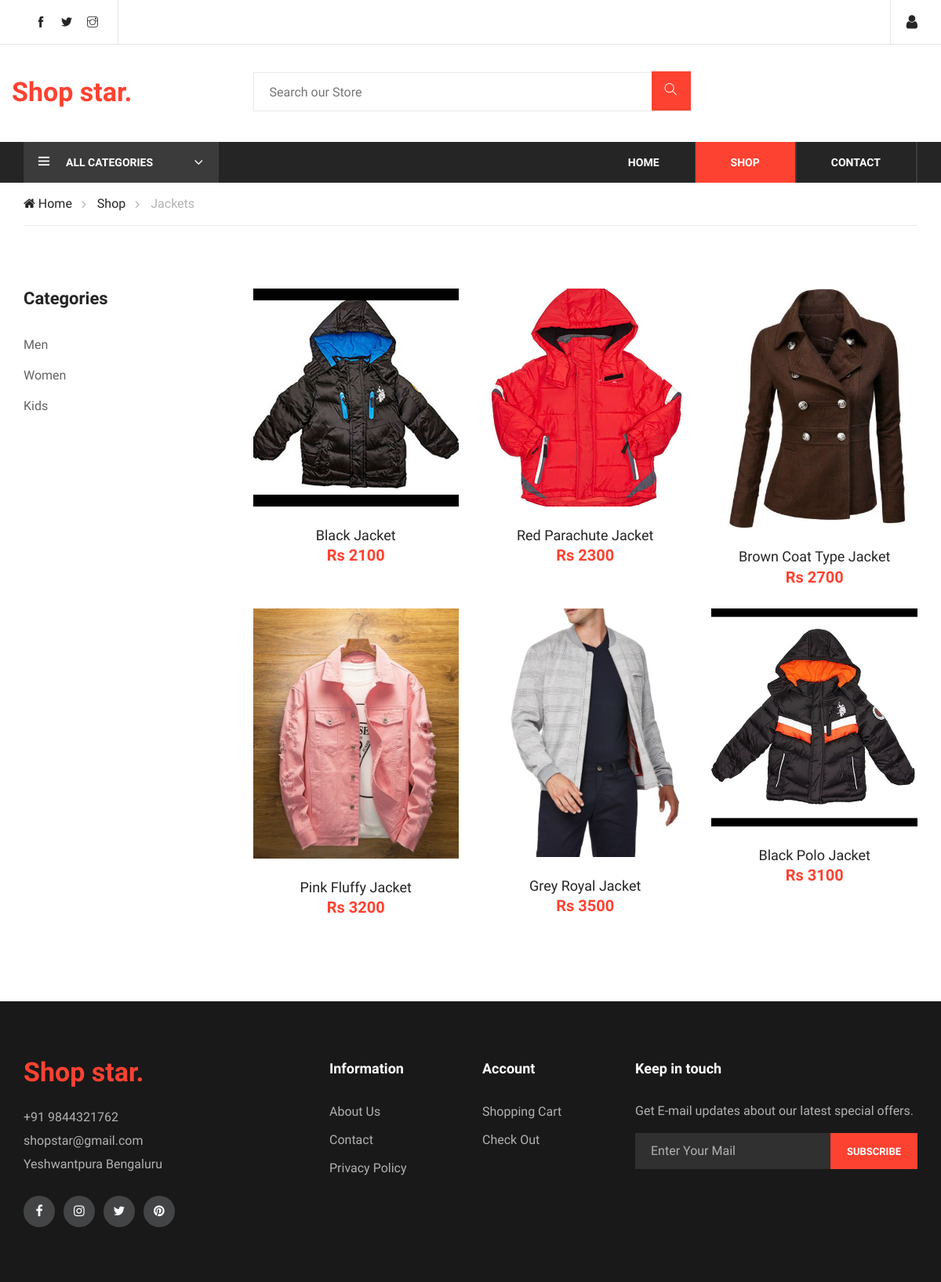
The page /shop.php?p_cat_id=1 on the database its author committed.
### tables this page shows
CREATE TABLE `product_categories` (
  `p_cat_id` int(10) NOT NULL,
  `p_cat_title` text NOT NULL,
  `p_cat_desc` text NOT NULL
);

CREATE TABLE `category` (
  `cat_id` int(10) NOT NULL,
  `cat_title` text NOT NULL,
  `cat_desc` text NOT NULL
);

CREATE TABLE `products` (
  `products_id` int(10) NOT NULL,
  `p_cat_id` int(10) NOT NULL,
  `cat_id` int(10) NOT NULL,
  `date` timestamp NOT NULL DEFAULT current_timestamp() ON UPDATE current_timestamp(),
  `product_title` text NOT NULL,
  `product_img1` text NOT NULL,
  `product_img2` text NOT NULL,
  `product_price` int(10) NOT NULL,
  `product_keywords` text NOT NULL,
  `product_desc` text NOT NULL
);

### functions.php (the view, shortened to what this page needs)
<?php
$db = mysqli_connect('localhost', 'root', '', 'threaderz_store');
function getCat()
{
    global $db;
    $get_cats = "select * from category";
    $run_cats = mysqli_query($db, $get_cats);
    while ($row_cats = mysqli_fetch_array($run_cats)) {
        $cat_id = $row_cats['cat_id'];
        $cat_title = $row_cats['cat_title'];
        echo "
        <li class='hovclass'><a href='shop.php?cat_id=$cat_id'>$cat_title</a></li>
        ";
    }
}
function getPcatProd()
{
    global $db;
    if (isset($_GET['p_cat_id'])) {
        $p_cat_id = $_GET['p_cat_id'];
        $get_products = "select * from products where p_cat_id='$p_cat_id'";
        $run_products = mysqli_query($db, $get_products);
        $count = mysqli_num_rows($run_products);
        if ($count == 0) {
            echo "
                <div class='card' style='font-weight:bold; color:#fe4231'>
                    <div class='card-body'>No Products Available</div>
                </div>
                    ";
        } else {
            while ($row_products = mysqli_fetch_array($run_products)) {
                $products_id = $row_products['products_id'];
                $product_title = $row_products['product_title'];
                $product_price = $row_products['product_price'];
                $product_img1 = $row_products['product_img1'];
                echo "
                <div class='col-lg-4 col-sm-6'>
                <div class='product-item'>
                    <div class='pi-pic' style='max-height:350px'>
                        <img src='img/products/$product_img1' alt='$product_title'>
                        <ul>
                            <li class='quick-view'><a href='product.php?product_id=$products_id' style='background:#fe4231;color:white'>View Details</a></li>
                        </ul>
                    </div>
                    <div class='pi-text'>
                        <div class='catagory-name'></div>
                        <a href='product.php?product_id=$products_id'>
                            <h5>$product_title</h5>
                        </a>
                        <div class='product-price'>
                        Rs $product_price
                        </div>
                    </div>
                </div>
            </div>
    ";
            }
        }
    }
}

### shop.php (shortened to what this page needs)
<?php
include("functions.php");
include("header.php");
?>
<div class="breacrumb-section">
    <div class="container">
        <div class="row">
            <div class="col-lg-12">
                <div class="breadcrumb-text">
                    <a href="index.php"><i class="fa fa-home"></i> Home</a>
                    <a href="shop.php">Shop</a>
                    <?php
                    if (isset($_GET['p_cat_id'])) {
                        $p_cat_id = $_GET['p_cat_id'];
                        $get_p_cat = "select * from product_categories where p_cat_id='$p_cat_id'";
                        $run_p_cat = mysqli_query($db, $get_p_cat);
                        $row_p_cat = mysqli_fetch_array($run_p_cat);
                        $p_cat_title = $row_p_cat['p_cat_title'];
                        echo "  <span>$p_cat_title</span> ";
                    }
                    ?>
                </div>
            </div>
        </div>
    </div>
</div>
<section class="product-shop spad">
    <div class="container">
        <div class="row">
            <div class="col-lg-3 col-md-6 col-sm-8 order-2 order-lg-1 produts-sidebar-filter">
                <div class="filter-widget">
                    <h4 class="fw-title">Categories</h4>
                    <ul class="filter-catagories">
                        <?php
                        getCat();
                        ?>
                    </ul>
                </div>
            </div>
            <div class="col-lg-9 order-1 order-lg-2">
                <div class="product-list">
                    <div class="row">
                        <?php
                        getPcatProd();
                        ?>
                    </div>
                </div>
            </div>
        </div>
</section>
<?php
include('footer.php');
?>
</body>
</html>

### css/style.css (style rules this page uses)
html, body { height: 100%; font-family: "Muli", sans-serif; }
h1, h2, h3, h4, h5, h6 { margin: 0; color: #111111; font-weight: 400; font-family: "Muli", sans-serif; }
h4 { font-size: 24px; }
h5 { font-size: 18px; }
img { max-width: 100%; }
ul, ol { padding: 0; margin: 0; }
.spad { padding-top: 100px; padding-bottom: 100px; }
.product-item { margin-bottom: 26px; }
.product-item .pi-pic { max-height: 330px; }
.product-item .pi-pic { overflow: hidden; position: relative; }
.product-item .pi-pic img { min-width: 100%; }
.product-item .pi-text { text-align: center; padding-top: 26px; }
.product-item .pi-text a { display: block; }
.product-item .pi-text a h5 { color: #252525; }
.product-item .pi-text .product-price { color: #fe4231; font-size: 20px; font-weight: 700; }
.breadcrumb-text { border-bottom: 1px solid #ebebeb; padding: 15px 0; }
.breadcrumb-text a { display: inline-block; font-size: 16px; color: #252525; margin-right: 28px; position: relative; }
.breadcrumb-text a:after { position: absolute; right: -18px; top: 0px; content: ""; font-family: "FontAwesome"; font-size: 16px; color: #b2b2b2; }
.breadcrumb-text span { display: inline-block; color: #b2b2b2; }
.product-shop { padding-top: 80px; padding-bottom: 80px; }
.filter-widget { margin-bottom: 45px; }
.filter-widget .fw-title { color: #252525; font-size: 22px; font-weight: 700; margin-bottom: 26px; }
.filter-widget .filter-catagories li { list-style: none; }
.filter-widget .filter-catagories li a { display: inline-block; color: #636363; font-size: 16px; line-height: 39px; }
.product-list .product-item { margin-bottom: 25px; }
@media only screen and (min-width: 1200px) { .container { max-width: 1170px; } }

### rows shown on the page
product_categories: p_cat_title "Jackets"
category: cat_title "Men"
category: cat_title "Women"
category: cat_title "Kids"
products: product_img1 (picture), product_title "Black Jacket", product_price "2100"
products: product_img1 (picture), product_title "Red Parachute Jacket", product_price "2300"
products: product_img1 (picture), product_title "Brown Coat Type Jacket", product_price "2700"
products: product_img1 (picture), product_title "Pink Fluffy Jacket", product_price "3200"
products: product_img1 (picture), product_title "Grey Royal Jacket", product_price "3500"
products: product_img1 (picture), product_title "Black Polo Jacket", product_price "3100"
